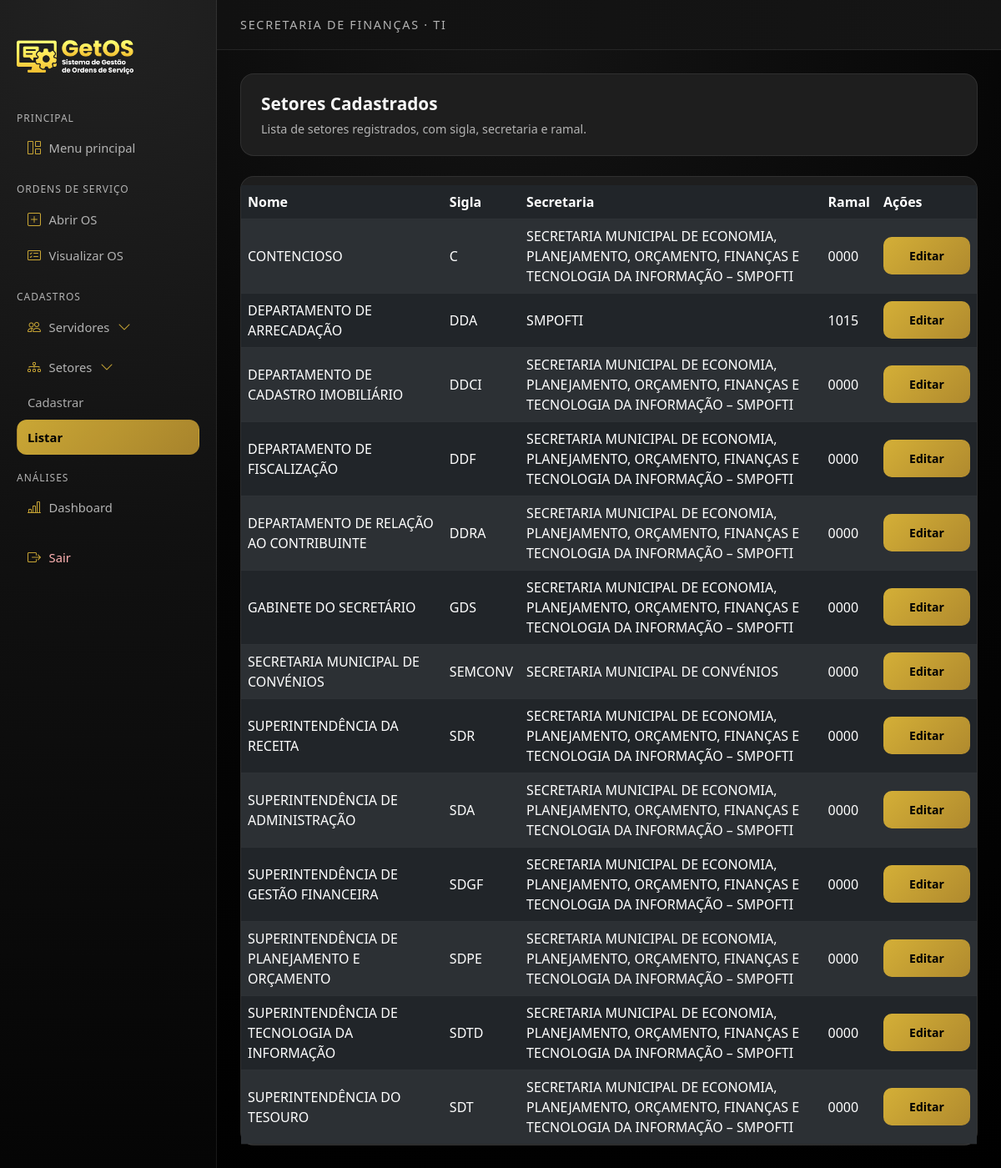
The page /setores/listar/ on the database its author committed.
### setores/models.py (models this page shows, shortened)
class Setor(models.Model):
    nome = models.CharField(max_length=100)
    sigla = models.CharField(max_length=20)
    secretaria = models.CharField(max_length=100)
    ramal = models.CharField(
        max_length=10,
        blank=True,
        null=True
    )

### setores/views.py (the view)
# urls.py: path('listar/', views.listar_setores, name='listar_setores'),
def listar_setores(request):
    setores = Setor.objects.all().order_by('nome')
    return render(request, 'getos/listar_setores.html', {'setores': setores})

### templates/getos/listar_setores.html (shortened to what this page needs)
{% extends "getos/base.html" %}
{% load static %}
{% block menu_listar_setores_active %}active{% endblock %}
{% block submenu_setor_open %}show{% endblock %}
{% block content %}
<div class="card-dark mb-4">
    <div class="page-title">Setores Cadastrados</div>
    <div class="page-subtitle">
        Lista de setores registrados, com sigla, secretaria e ramal.
    </div>
</div>
<div class="card-dark p-0">
    <div class="table-responsive">
        <table class="table table-dark table-striped align-middle mb-0">
            <thead class="table-head-dark">
                <tr>
                    <th>Nome</th>
                    <th>Sigla</th>
                    <th>Secretaria</th>
                    <th>Ramal</th>
                    <th style="width: 120px;">Ações</th>
                </tr>
            </thead>
            <tbody>
                {% for setor in setores %}
                <tr>
                    <td>{{ setor.nome }}</td>
                    <td>{{ setor.sigla }}</td>
                    <td>{{ setor.secretaria }}</td>
                    <td>{{ setor.ramal }}</td>
                    <td>
                        <a href="{% url 'editar_setor' setor.id %}"
                           class="btn btn-accent btn-sm w-100 text-center">
                            Editar
                        </a>
                    </td>
                </tr>
                {% empty %}
                <tr>
                    <td colspan="5" class="text-center py-4">
                        Nenhum setor cadastrado.
                    </td>
                </tr>
                {% endfor %}
            </tbody>
        </table>
    </div>
</div>
{% endblock %}

### static/css/style.css (style rules this page uses)
* { margin: 0; padding: 0; box-sizing: border-box; }
html, body { min-height: 100%; }
body { font-family: 'Segoe UI', sans-serif; color: #ffffff; }
:root { --bg-body: #0b0b0b; --bg-gradient-start: #0f4037; --bg-gradient-end: #2b6661; --bg-sidebar: #111111; --bg-card: #1e1e1e; --border-subtle: rgba(255,255,255,0.08); --accent: #D4AF37; --accent-hover: #B08A2E; --accent-soft: rgba(212,175,55,0.18); --text-primary: #f7f7f7; --text-muted: #b3b3b3; }
body { background: linear-gradient(135deg, var(--bg-gradient-start), var(--bg-gradient-end)); min-height: 100vh; display: flex; justify-content: center; align-items: flex-start; padding: 30px 0; }
body.app-dark { background: radial-gradient(circle at top, #151515 0, #050505 45%, #000 100%); color: var(--text-primary); min-height: 100vh; display: block; padding: 0; }
.card-dark, .dash-card { background-color: var(--bg-card); border-radius: 1rem; border: 1px solid var(--border-subtle); padding: 1.25rem 1.5rem; }
.page-title { font-size:1.3rem; font-weight:600; margin-bottom:.25rem; }
.page-subtitle { font-size:.9rem; color:var(--text-muted); }
.btn, button { padding: 12px 16px; border-radius:10px; border:none; cursor:pointer; font-weight:700; transition: background .2s ease, transform .08s ease; }
.btn-accent { background: linear-gradient(135deg, var(--accent), var(--accent-hover)); color: #000; border: none; font-weight: 700; }
table { width:100%; border-collapse:collapse; margin-top:10px; color:var(--text-primary); }
th, td { padding:12px; border-bottom:1px solid rgba(255,255,255,0.06); text-align:left; }
th { background: rgba(255,255,255,0.02); font-weight:700; color:var(--text-muted); }
.p-0 { padding:0; }

### rows shown on the page
Setor: nome "CONTENCIOSO", sigla "C", secretaria "SECRETARIA MUNICIPAL DE ECONOMIA, PLANEJAMENTO, ORÇAMENTO, FINANÇAS E TECNOLOGIA DA INFORMAÇÃO – SMPOFTI", ramal "0000"
Setor: nome "DEPARTAMENTO DE ARRECADAÇÃO", sigla "DDA", secretaria "SMPOFTI", ramal "1015"
Setor: nome "DEPARTAMENTO DE CADASTRO IMOBILIÁRIO", sigla "DDCI", secretaria "SECRETARIA MUNICIPAL DE ECONOMIA, PLANEJAMENTO, ORÇAMENTO, FINANÇAS E TECNOLOGIA DA INFORMAÇÃO – SMPOFTI", ramal "0000"
Setor: nome "DEPARTAMENTO DE FISCALIZAÇÃO", sigla "DDF", secretaria "SECRETARIA MUNICIPAL DE ECONOMIA, PLANEJAMENTO, ORÇAMENTO, FINANÇAS E TECNOLOGIA DA INFORMAÇÃO – SMPOFTI", ramal "0000"
Setor: nome "DEPARTAMENTO DE RELAÇÃO AO CONTRIBUINTE", sigla "DDRA", secretaria "SECRETARIA MUNICIPAL DE ECONOMIA, PLANEJAMENTO, ORÇAMENTO, FINANÇAS E TECNOLOGIA DA INFORMAÇÃO – SMPOFTI", ramal "0000"
Setor: nome "GABINETE DO SECRETÁRIO", sigla "GDS", secretaria "SECRETARIA MUNICIPAL DE ECONOMIA, PLANEJAMENTO, ORÇAMENTO, FINANÇAS E TECNOLOGIA DA INFORMAÇÃO – SMPOFTI", ramal "0000"
Setor: nome "SECRETARIA MUNICIPAL DE CONVÉNIOS", sigla "SEMCONV", secretaria "SECRETARIA MUNICIPAL DE CONVÉNIOS", ramal "0000"
Setor: nome "SUPERINTENDÊNCIA DA RECEITA", sigla "SDR", secretaria "SECRETARIA MUNICIPAL DE ECONOMIA, PLANEJAMENTO, ORÇAMENTO, FINANÇAS E TECNOLOGIA DA INFORMAÇÃO – SMPOFTI", ramal "0000"
Setor: nome "SUPERINTENDÊNCIA DE ADMINISTRAÇÃO", sigla "SDA", secretaria "SECRETARIA MUNICIPAL DE ECONOMIA, PLANEJAMENTO, ORÇAMENTO, FINANÇAS E TECNOLOGIA DA INFORMAÇÃO – SMPOFTI", ramal "0000"
Setor: nome "SUPERINTENDÊNCIA DE GESTÃO FINANCEIRA", sigla "SDGF", secretaria "SECRETARIA MUNICIPAL DE ECONOMIA, PLANEJAMENTO, ORÇAMENTO, FINANÇAS E TECNOLOGIA DA INFORMAÇÃO – SMPOFTI", ramal "0000"
Setor: nome "SUPERINTENDÊNCIA DE PLANEJAMENTO E ORÇAMENTO", sigla "SDPE", secretaria "SECRETARIA MUNICIPAL DE ECONOMIA, PLANEJAMENTO, ORÇAMENTO, FINANÇAS E TECNOLOGIA DA INFORMAÇÃO – SMPOFTI", ramal "0000"
Setor: nome "SUPERINTENDÊNCIA DE TECNOLOGIA DA INFORMAÇÃO", sigla "SDTD", secretaria "SECRETARIA MUNICIPAL DE ECONOMIA, PLANEJAMENTO, ORÇAMENTO, FINANÇAS E TECNOLOGIA DA INFORMAÇÃO – SMPOFTI", ramal "0000"
Setor: nome "SUPERINTENDÊNCIA DO TESOURO", sigla "SDT", secretaria "SECRETARIA MUNICIPAL DE ECONOMIA, PLANEJAMENTO, ORÇAMENTO, FINANÇAS E TECNOLOGIA DA INFORMAÇÃO – SMPOFTI", ramal "0000"
